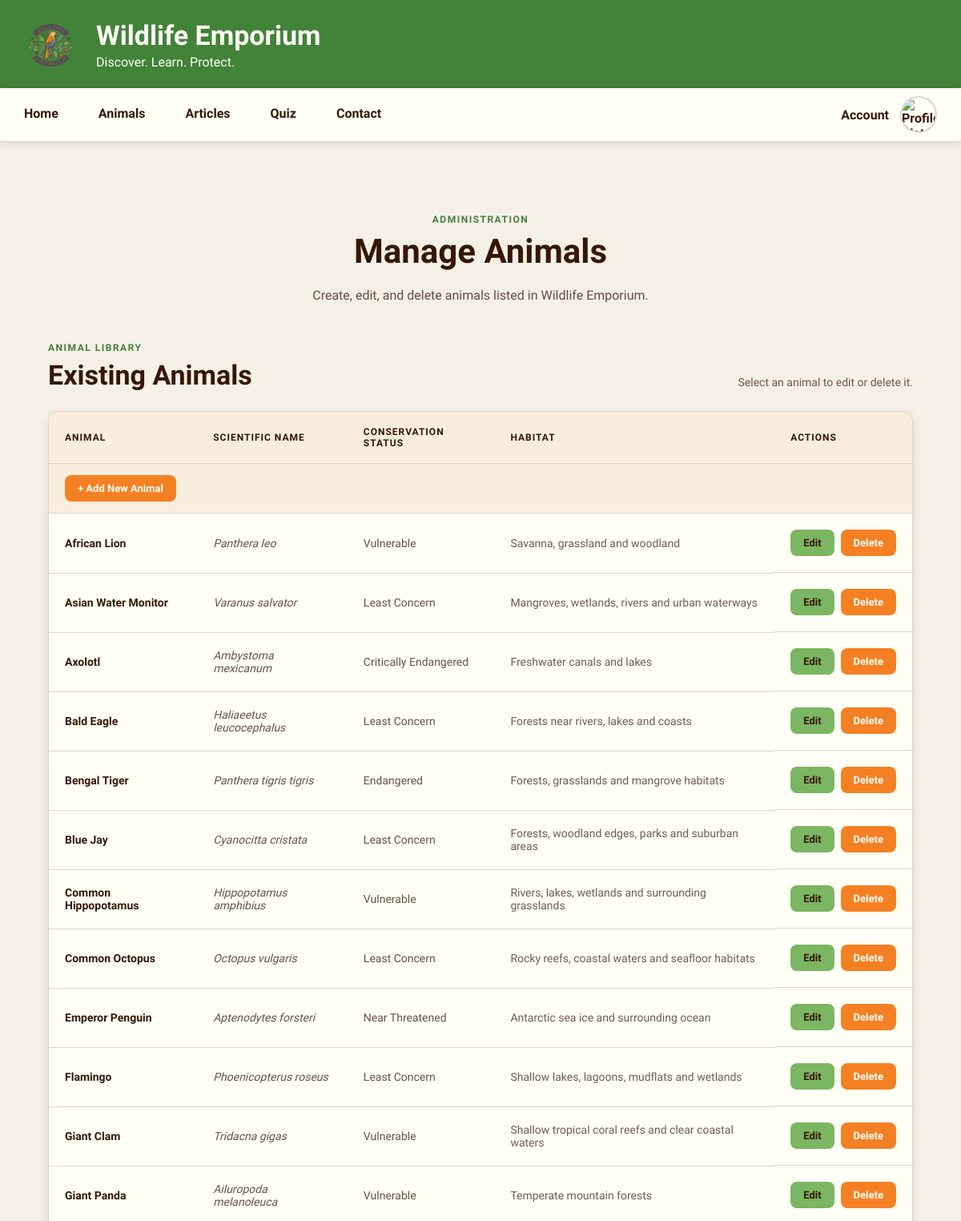
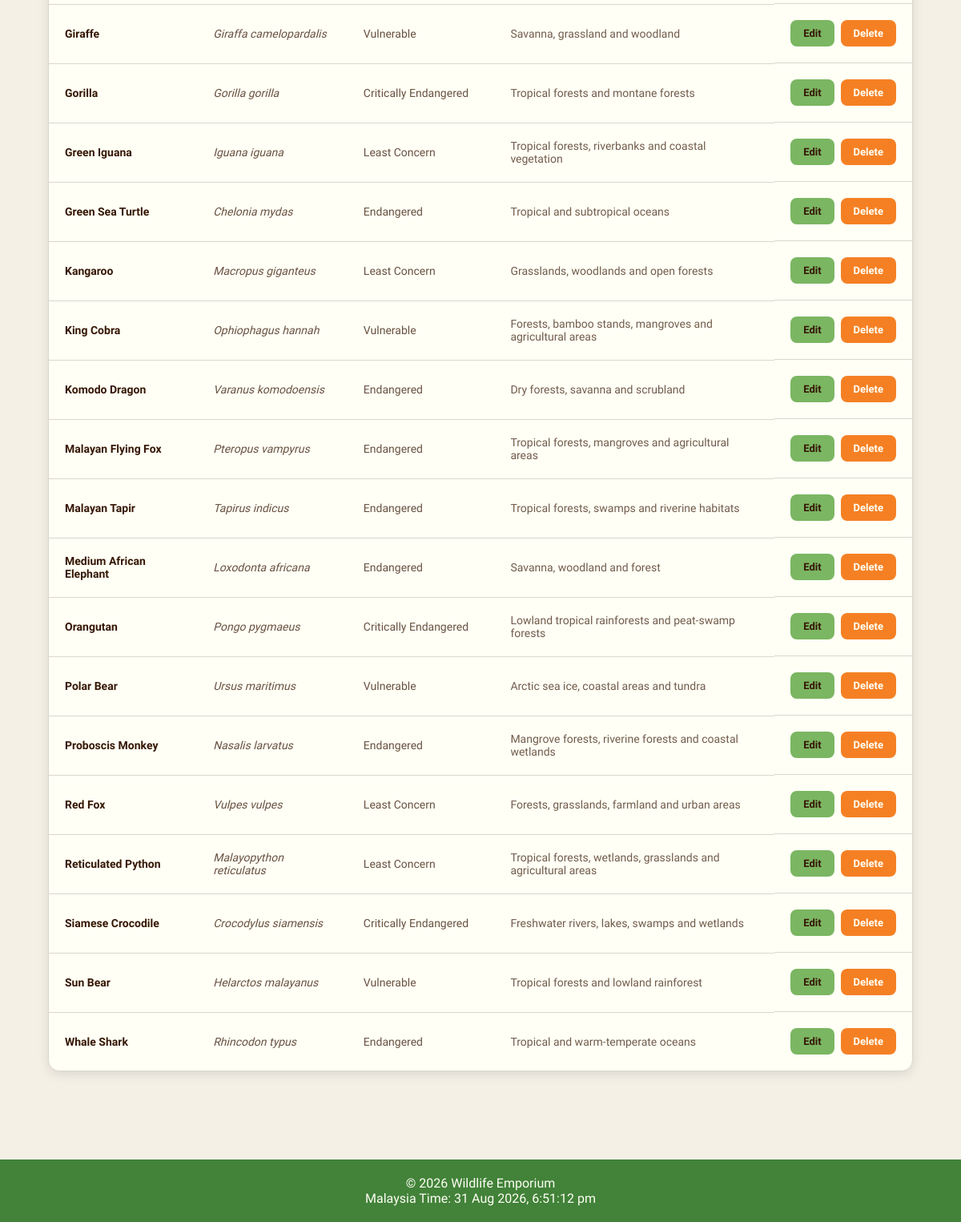
The app's page /animals/manageAnimals.php with its own data (2 pictures, top to bottom).
### tables this page shows
CREATE TABLE IF NOT EXISTS `animals` (
  `animalID` int UNSIGNED NOT NULL AUTO_INCREMENT,
  `commonName` varchar(100) NOT NULL,
  `scientificName` varchar(150) NOT NULL,
  `kingdom` varchar(50) DEFAULT NULL,
  `phylum` varchar(100) DEFAULT NULL,
  `class` varchar(100) DEFAULT NULL,
  `orderName` varchar(100) DEFAULT NULL,
  `family` varchar(100) DEFAULT NULL,
  `genus` varchar(100) DEFAULT NULL,
  `species` varchar(150) DEFAULT NULL,
  `weight` varchar(100) DEFAULT NULL,
  `length` varchar(100) DEFAULT NULL,
  `lifespan` varchar(100) DEFAULT NULL,
  `speed` varchar(100) DEFAULT NULL,
  `habitat` varchar(255) DEFAULT NULL,
  `distribution` text,
  `diet` varchar(255) DEFAULT NULL,
  `behaviour` text,
  `description` text,
  `conservationStatus` varchar(100) DEFAULT NULL,
  `population` varchar(100) DEFAULT NULL,
  `image` varchar(255) DEFAULT NULL,
  PRIMARY KEY (`animalID`)
);

### animals/manageAnimals.php (the view, shortened to what this page needs)
<?php
require_once("../includes/database.php");
$animalsQuery = "
    SELECT
        animalID,
        commonName,
        scientificName,
        conservationStatus,
        habitat
    FROM animals
    ORDER BY commonName ASC
";
$statement = mysqli_prepare(
    $connection,
    $animalsQuery
);
$animals = [];
if ($statement)
{
    mysqli_stmt_execute($statement);
    mysqli_stmt_bind_result(
        $statement,
        $animalID,
        $commonName,
        $scientificName,
        $conservationStatus,
        $habitat
    );
    while (mysqli_stmt_fetch($statement))
    {
        $animals[] = [
            "animalID" => $animalID,
            "commonName" => $commonName,
            "scientificName" => $scientificName,
            "conservationStatus" => $conservationStatus,
            "habitat" => $habitat
        ];
    }
}
?>
<!DOCTYPE html>
<html lang="en">
<head>
    <link
        rel="stylesheet"
        href="../css/style.css"
    >
    <link
        rel="stylesheet"
        href="../css/manageAnimals.css"
    >
</head>
<body>
<?php include("../includes/header.php"); ?>
<?php include("../includes/navigation.php"); ?>
<main>
    <div class="manage-animals-page">
        <section class="manage-animals-header">
            <p class="manage-animals-label">
                ADMINISTRATION
            </p>
            <h1>
                Manage Animals
            </h1>
            <p>
                Create, edit, and delete animals listed in
                Wildlife Emporium.
            </p>
        </section>
        <section
            class="existing-animals"
            id="existing-animals"
        >
            <div class="existing-animals-header">
                <div>
                    <p class="management-section-label">
                        ANIMAL LIBRARY
                    </p>
                    <h2>
                        Existing Animals
                    </h2>
                </div>
                <p>
                    Select an animal to edit or delete it.
                </p>
            </div>
            <div class="animals-table-container">
                <table class="animals-table">
                    <thead>
                        <tr>
                            <th>
                                Animal
                            </th>
                            <th>
                                Scientific Name
                            </th>
                            <th>
                                Conservation Status
                            </th>
                            <th>
                                Habitat
                            </th>
                            <th>
                                Actions
                            </th>
                        </tr>
                    </thead>
                    <tbody>
                        <tr class="create-animal-row">
                            <td colspan="5">
                                <a
                                    href="createAnimal.php"
                                    class="create-animal-button"
                                >
                                    + Add New Animal
                                </a>
                            </td>
                        </tr>
                        <?php if (!empty($animals)): ?>
                            <?php foreach ($animals as $animal): ?>
                                <tr>
                                    <td class="animal-name">
                                        <?php echo htmlspecialchars(
                                            $animal["commonName"],
                                            ENT_QUOTES,
                                            "UTF-8"
                                        ); ?>
                                    </td>
                                    <td class="animal-scientific-name">
                                        <?php echo htmlspecialchars(
                                            $animal["scientificName"],
                                            ENT_QUOTES,
                                            "UTF-8"
                                        ); ?>
                                    </td>
                                    <td class="animal-status">
                                        <?php echo htmlspecialchars(
                                            $animal["conservationStatus"] ?? "Not specified",
                                            ENT_QUOTES,
                                            "UTF-8"
                                        ); ?>
                                    </td>
                                    <td class="animal-habitat">
                                        <?php echo htmlspecialchars(
                                            $animal["habitat"] ?? "Not specified",
                                            ENT_QUOTES,
                                            "UTF-8"
                                        ); ?>
                                    </td>
                                    <td class="animal-actions">
                                        <a
                                            href="editAnimal.php?id=<?php echo (int)$animal["animalID"]; ?>"
                                            class="animal-action-edit"
                                        >
                                            Edit
                                        </a>
                                        <form
                                            method="POST"
                                            action="manageAnimals.php"
                                            onsubmit="return confirm('Are you sure you want to delete this animal?');"
                                        >
                                            <button
                                                type="submit"
                                                name="deleteAnimal"
                                                class="animal-action-delete"
                                            >
                                                Delete
                                            </button>
                                        </form>
                                    </td>
                                </tr>
                            <?php endforeach; ?>
                        <?php endif; ?>
                    </tbody>
                </table>
            </div>
        </section>
    </div>
</main>
<?php include("../includes/footer.php"); ?>
</body>
</html>

### css/style.css (style rules this page uses)
* { margin: 0; padding: 0; box-sizing: border-box; }
:root { --background: rgb(245, 240, 230); --text: rgb(54, 23, 5); --dark-green: rgb(66, 130, 57); --light-green: rgb(123, 182, 98); --gold: rgb(251, 177, 73); --orange: rgb(245, 128, 36); --dark-purple: rgb(115, 51, 129); --light-purple: rgb(153, 79, 178); --card: rgb(255, 255, 245); --card-background: rgb(248, 238, 219); --border: rgb(220, 215, 205); --shadow: rgba(0, 0, 0, 0.10); }
body { font-family: "Work Sans", sans-serif; background-color: var(--background); color: var(--text); }
main { min-height: 600px; padding: 30px; }

### css/manageAnimals.css (style rules this page uses)
.manage-animals-page { width: 100%; max-width: 1200px; margin: 0 auto; padding: 60px 30px 80px; }
.manage-animals-header { max-width: 800px; margin: 0 auto 45px; text-align: center; }
.manage-animals-label { margin-bottom: 10px; color: var(--dark-green); font-size: 12px; font-weight: 700; letter-spacing: 1.5px; }
.manage-animals-header h1 { margin-bottom: 18px; color: var(--text); font-size: 42px; line-height: 1.1; }
.manage-animals-header p:last-child { color: var(--text); font-size: 16px; line-height: 1.7; opacity: 0.75; }
.existing-animals { width: 100%; }
.existing-animals-header { display: flex; justify-content: space-between; align-items: flex-end; gap: 30px; margin-bottom: 25px; }
.management-section-label { margin-bottom: 7px; color: var(--dark-green); font-size: 12px; font-weight: 700; letter-spacing: 1.5px; }
.existing-animals-header h2 { color: var(--text); font-size: 34px; }
.existing-animals-header > p { margin: 0; color: var(--text); font-size: 14px; line-height: 1.5; opacity: 0.7; }
.animals-table-container { width: 100%; overflow-x: auto; background: var(--card); border: 1px solid var(--border); border-radius: 14px; box-shadow: 0 4px 14px var(--shadow); }
.animals-table { width: 100%; border-collapse: collapse; text-align: left; }
.animals-table th { padding: 18px 20px; background: var(--card-background); color: var(--text); border-bottom: 1px solid var(--border); font-size: 12px; font-weight: 700; letter-spacing: 1px; text-transform: uppercase; }
.animals-table td { padding: 20px; color: var(--text); border-bottom: 1px solid var(--border); font-size: 14px; vertical-align: middle; }
.animals-table tbody tr:last-child td { border-bottom: none; }
.animals-table tbody tr:not(.create-animal-row) { transition: background 0.2s ease; }
.create-animal-row td { padding: 14px 20px; background: var(--card-background); border-bottom: 1px solid var(--border); }
.create-animal-button { display: inline-block; padding: 9px 16px; background: var(--orange); color: var(--card); border-radius: 8px; text-decoration: none; font-size: 13px; font-weight: 600; transition: background 0.2s ease, color 0.2s ease, transform 0.2s ease; }
.animal-name { font-weight: 600; }
.animal-scientific-name { opacity: 0.75; font-style: italic; }
.animal-status { opacity: 0.75; }
.animal-habitat { opacity: 0.7; }
.animal-actions { display: flex; align-items: center; gap: 8px; white-space: nowrap; }
.animal-actions form { margin: 0; }
.animal-action-edit, .animal-action-delete { display: inline-block; padding: 9px 16px; border-radius: 8px; font-family: inherit; font-size: 13px; font-weight: 600; text-decoration: none; transition: background 0.2s ease, color 0.2s ease, transform 0.2s ease; }
.animal-action-edit { background: var(--light-green); color: var(--text); }
.animal-action-delete { border: none; background: var(--orange); color: var(--card); cursor: pointer; }

### records on screen
animals: commonName "African Lion", scientificName "Panthera leo", conservationStatus "Vulnerable", habitat "Savanna, grassland and woodland"
animals: commonName "Asian Water Monitor", scientificName "Varanus salvator", conservationStatus "Least Concern", habitat "Mangroves, wetlands, rivers and urban waterways"
animals: commonName "Axolotl", scientificName "Ambystoma mexicanum", conservationStatus "Critically Endangered", habitat "Freshwater canals and lakes"
animals: commonName "Bald Eagle", scientificName "Haliaeetus leucocephalus", conservationStatus "Least Concern", habitat "Forests near rivers, lakes and coasts"
animals: commonName "Bengal Tiger", scientificName "Panthera tigris tigris", conservationStatus "Endangered", habitat "Forests, grasslands and mangrove habitats"
animals: commonName "Blue Jay", scientificName "Cyanocitta cristata", conservationStatus "Least Concern", habitat "Forests, woodland edges, parks and suburban areas"
animals: commonName "Common Hippopotamus", scientificName "Hippopotamus amphibius", conservationStatus "Vulnerable", habitat "Rivers, lakes, wetlands and surrounding grasslands"
animals: commonName "Common Octopus", scientificName "Octopus vulgaris", conservationStatus "Least Concern", habitat "Rocky reefs, coastal waters and seafloor habitats"
animals: commonName "Emperor Penguin", scientificName "Aptenodytes forsteri", conservationStatus "Near Threatened", habitat "Antarctic sea ice and surrounding ocean"
animals: commonName "Flamingo", scientificName "Phoenicopterus roseus", conservationStatus "Least Concern", habitat "Shallow lakes, lagoons, mudflats and wetlands"
animals: commonName "Giant Clam", scientificName "Tridacna gigas", conservationStatus "Vulnerable", habitat "Shallow tropical coral reefs and clear coastal waters"
animals: commonName "Giant Panda", scientificName "Ailuropoda melanoleuca", conservationStatus "Vulnerable", habitat "Temperate mountain forests"
animals: commonName "Giraffe", scientificName "Giraffa camelopardalis", conservationStatus "Vulnerable", habitat "Savanna, grassland and woodland"
animals: commonName "Gorilla", scientificName "Gorilla gorilla", conservationStatus "Critically Endangered", habitat "Tropical forests and montane forests"
animals: commonName "Green Iguana", scientificName "Iguana iguana", conservationStatus "Least Concern", habitat "Tropical forests, riverbanks and coastal vegetation"
animals: commonName "Green Sea Turtle", scientificName "Chelonia mydas", conservationStatus "Endangered", habitat "Tropical and subtropical oceans"
animals: commonName "Kangaroo", scientificName "Macropus giganteus", conservationStatus "Least Concern", habitat "Grasslands, woodlands and open forests"
animals: commonName "King Cobra", scientificName "Ophiophagus hannah", conservationStatus "Vulnerable", habitat "Forests, bamboo stands, mangroves and agricultural areas"
animals: commonName "Komodo Dragon", scientificName "Varanus komodoensis", conservationStatus "Endangered", habitat "Dry forests, savanna and scrubland"
animals: commonName "Malayan Flying Fox", scientificName "Pteropus vampyrus", conservationStatus "Endangered", habitat "Tropical forests, mangroves and agricultural areas"
animals: commonName "Malayan Tapir", scientificName "Tapirus indicus", conservationStatus "Endangered", habitat "Tropical forests, swamps and riverine habitats"
animals: commonName "Medium African Elephant", scientificName "Loxodonta africana", conservationStatus "Endangered", habitat "Savanna, woodland and forest"
animals: commonName "Orangutan", scientificName "Pongo pygmaeus", conservationStatus "Critically Endangered", habitat "Lowland tropical rainforests and peat-swamp forests"
animals: commonName "Polar Bear", scientificName "Ursus maritimus", conservationStatus "Vulnerable", habitat "Arctic sea ice, coastal areas and tundra"
animals: commonName "Proboscis Monkey", scientificName "Nasalis larvatus", conservationStatus "Endangered", habitat "Mangrove forests, riverine forests and coastal wetlands"
animals: commonName "Red Fox", scientificName "Vulpes vulpes", conservationStatus "Least Concern", habitat "Forests, grasslands, farmland and urban areas"
animals: commonName "Reticulated Python", scientificName "Malayopython reticulatus", conservationStatus "Least Concern", habitat "Tropical forests, wetlands, grasslands and agricultural areas"
animals: commonName "Siamese Crocodile", scientificName "Crocodylus siamensis", conservationStatus "Critically Endangered", habitat "Freshwater rivers, lakes, swamps and wetlands"
animals: commonName "Sun Bear", scientificName "Helarctos malayanus", conservationStatus "Vulnerable", habitat "Tropical forests and lowland rainforest"
animals: commonName "Whale Shark", scientificName "Rhincodon typus", conservationStatus "Endangered", habitat "Tropical and warm-temperate oceans"
